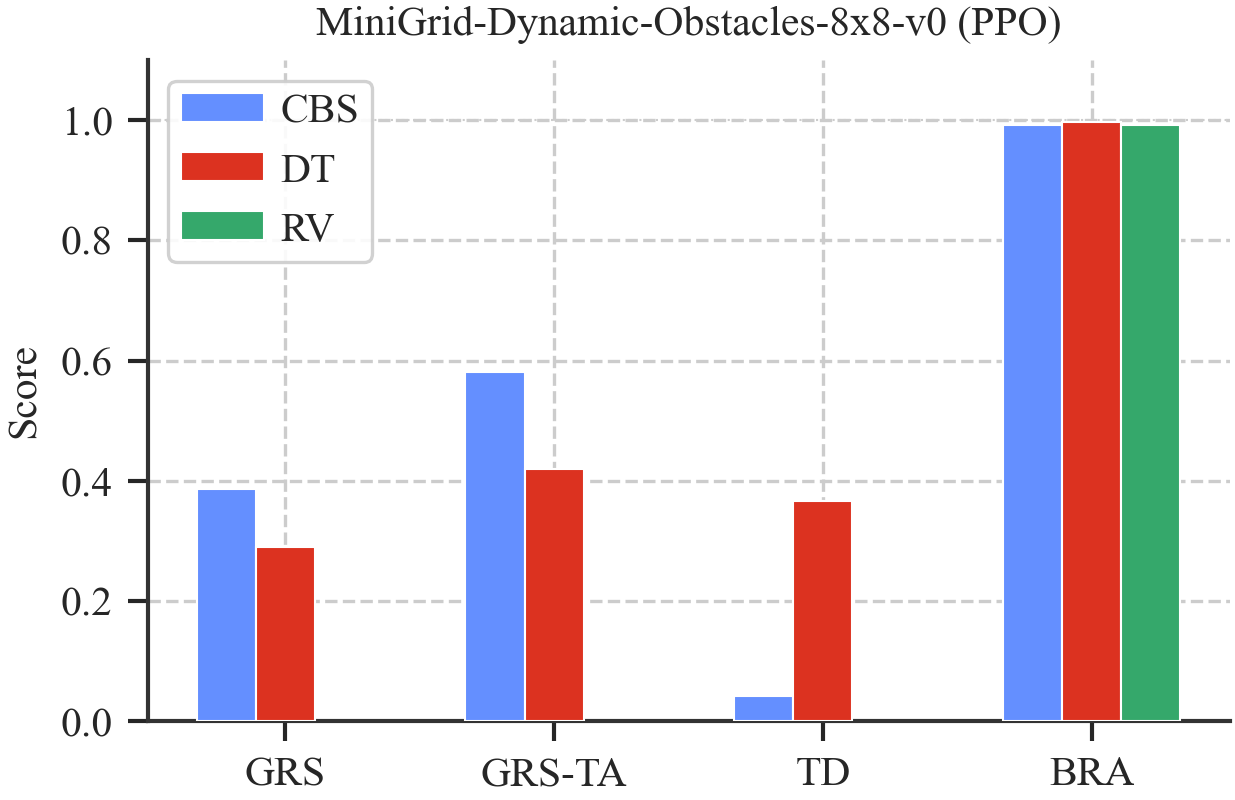

The Python source for this figure:
#!/usr/bin/env python
"""MiniGrid main results: CBS, DT and RV stability.

Grouped bar chart showing GRS_wj, GRS_ta, TD, BRA for each method
on MiniGrid-Dynamic-Obstacles-8x8-v0.
"""
import sys, os
sys.path.insert(0, os.path.dirname(os.path.dirname(os.path.abspath(__file__))))

import numpy as np
import matplotlib.pyplot as plt
from figures._style import apply_style, savefig, load_json, COLORS, COL2, RESULTS_DIR


def main():
    apply_style()

    path = RESULTS_DIR / "minigrid_dynamic_obstacles_8x8_v0" / "stress_test_results.json"
    data = load_json(str(path))
    methods_data = data["methods"]

    method_keys = ["CBS", "DT", "B3-vote"]
    display_names = {"CBS": "CBS", "DT": "DT", "B3-vote": "RV"}
    metrics = ["GRS_weighted_jaccard", "GRS_threshold_aware", "TD", "BRA"]
    metric_labels = ["GRS", "GRS-TA", "TD", "BRA"]

    fig, ax = plt.subplots(1, 1, figsize=(COL2 * 0.65, COL2 * 0.4))

    x = np.arange(len(metrics))
    width = 0.22
    offsets = {"CBS": -width, "DT": 0, "B3-vote": width}
    colors = {"CBS": COLORS["CBS"], "DT": COLORS["DT"],
              "B3-vote": COLORS["RV"]}

    for method_key in method_keys:
        stab = methods_data[method_key]["stability"]
        vals = []
        for m in metrics:
            v = stab.get(m, np.nan)
            vals.append(float(v) if v is not None else np.nan)
        vals = np.array(vals)
        mask = ~np.isnan(vals)
        ax.bar(x[mask] + offsets[method_key], vals[mask], width,
               label=display_names[method_key], color=colors[method_key],
               edgecolor="white", linewidth=0.5, zorder=3)

    ax.set_xticks(x)
    ax.set_xticklabels(metric_labels)
    ax.set_ylabel("Score")
    ax.set_ylim(0, 1.1)
    ax.set_title("MiniGrid-Dynamic-Obstacles-8x8-v0 (PPO)")
    ax.legend(loc="upper left", framealpha=0.9)
    ax.axhline(y=1.0, color="#cccccc", linestyle=":", linewidth=0.5, zorder=1)

    savefig(fig, "fig_minigrid")
    print("  Generated fig_minigrid")


if __name__ == "__main__":
    main()
